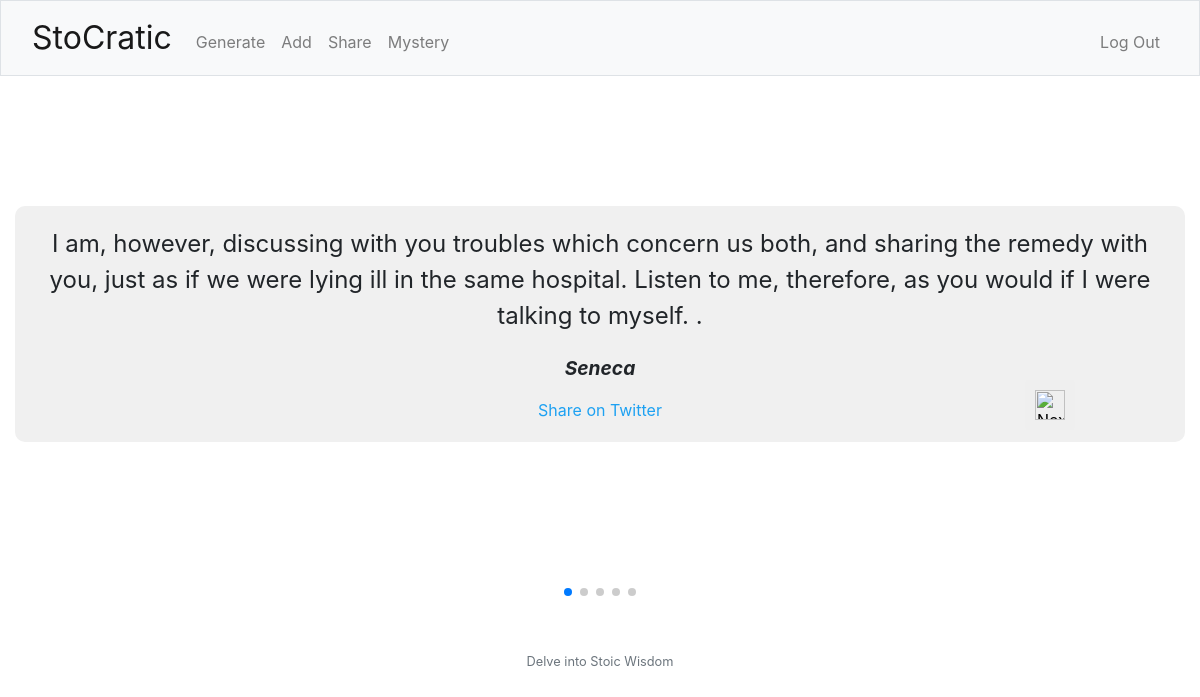
/share (signed in), run on an earlier commit of the app's database.
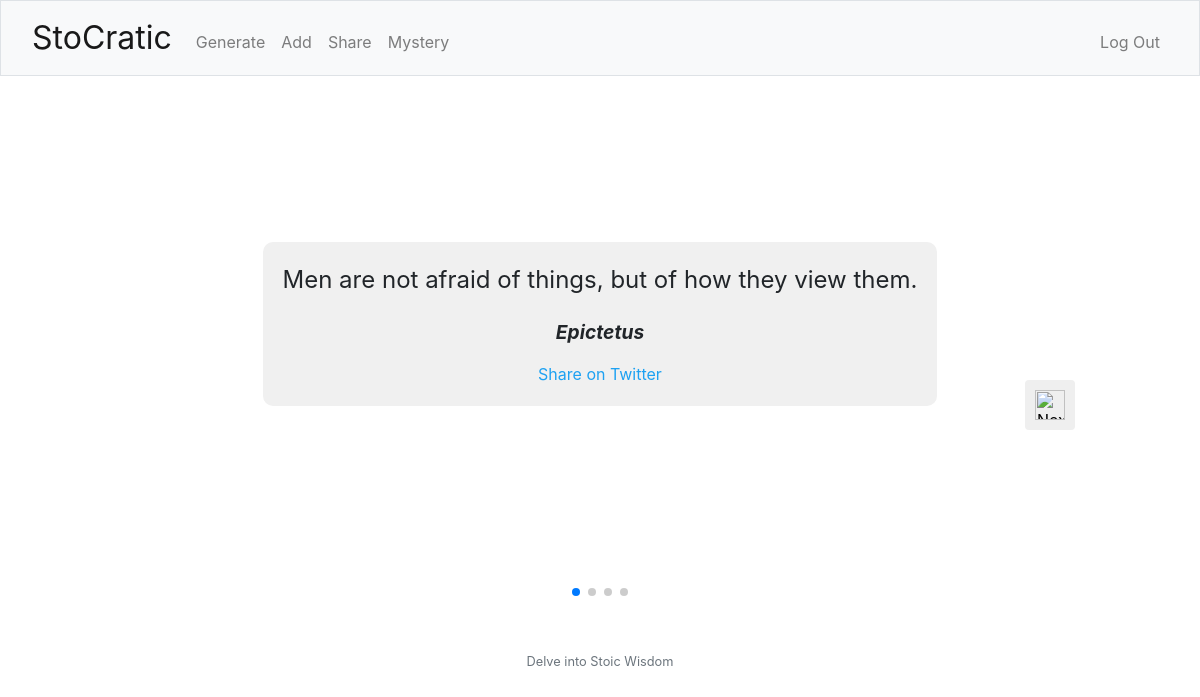
And on a later commit of the database.
### tables this page shows
CREATE TABLE quotes (
            id INTEGER PRIMARY KEY,
            quote_text TEXT NOT NULL,
            author TEXT NOT NULL,
            user_id INTEGER,
            FOREIGN KEY(user_id) REFERENCES users(id)
        );

### app.py (the view)
@app.route('/share')
@login_required
def share():
    quotes = get_saved_quotes()
    return render_template('share.html', quotes=quotes)

### app.py (called while the page is built)
@app.after_request
def after_request(response):
    response.headers["Cache-Control"] = "no-cache, no-store, must-revalidate"
    response.headers["Expires"] = 0
    response.headers["Pragma"] = "no-cache"
    return response

### helpers.py (called while the page is built)
def login_required(f):
    @wraps(f)
    def decorated_function(*args, **kwargs):
        if session.get("user_id") is None:
            return redirect("/login")
        return f(*args, **kwargs)
    return decorated_function

def get_saved_quotes():
    connection = sqlite3.connect('quotes_app.db')
    cursor = connection.cursor()
    user_id = session['user_id']
    cursor.execute("SELECT quote_text, author FROM quotes WHERE user_id = ?", (user_id,))
    quotes = cursor.fetchall()
    connection.close()
    print(quotes)
    return quotes

### templates/share.html (shortened to what this page needs)
<link rel="stylesheet" href="https://unpkg.com/swiper/swiper-bundle.min.css" />
{% extends "layout.html" %}
{% block main %}
    <div class="swiper mySwiper">
        <div class="swiper-wrapper">
            {% for quote in quotes %}
            <div class="swiper-slide">
                <div class="flashcard">
                    <div class="quote-content">{{ quote[0] }}</div>
                    <div class="quote-author">{{ quote[1] }}</div>
                    <a href="https://twitter.com/intent/tweet?text={{ quote[0] | urlencode }}" target="_blank" class="share-twitter">Share on Twitter</a>
                </div>
            </div>
        {% endfor %}
        </div>
        <div class="swiper-pagination"></div>
    </div>
    <button id="nextButton">
        <img src="/static/right-arrow.png" alt="Next">
    </button>
{% endblock %}

What changed in the data, as far as the page shows it:
removed quotes: quote_text "I am, however, discussing with you troubles which concern us both, and sharing the remedy with you, just as if we were lying ill in the same hospital. Listen to me, therefore, as you would if I were talking to myself. .", author "Seneca"
added quotes: quote_text "Men are not afraid of things, but of how they view them.", author "Epictetus"
